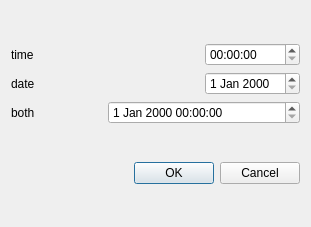
<?xml version="1.0" encoding="UTF-8"?>
<ui version="4.0">
 <class>Dialog</class>
 <widget class="QDialog" name="Dialog">
  <property name="geometry">
   <rect>
    <x>0</x>
    <y>0</y>
    <width>311</width>
    <height>227</height>
   </rect>
  </property>
  <property name="windowTitle">
   <string>Dialog</string>
  </property>
  <layout class="QVBoxLayout" name="verticalLayout">
   <item>
    <layout class="QGridLayout" name="gridLayout">
     <item row="0" column="0" colspan="2">
      <widget class="QLabel" name="label">
       <property name="text">
        <string>time</string>
       </property>
      </widget>
     </item>
     <item row="0" column="2">
      <widget class="QTimeEdit" name="timeEdit"/>
     </item>
     <item row="1" column="0" colspan="2">
      <widget class="QLabel" name="label_2">
       <property name="text">
        <string>date</string>
       </property>
      </widget>
     </item>
     <item row="1" column="2">
      <widget class="QDateEdit" name="dateEdit"/>
     </item>
     <item row="2" column="0">
      <widget class="QLabel" name="label_3">
       <property name="text">
        <string>both</string>
       </property>
      </widget>
     </item>
     <item row="2" column="1" colspan="2">
      <widget class="QDateTimeEdit" name="dateTimeEdit"/>
     </item>
    </layout>
   </item>
   <item>
    <widget class="QDialogButtonBox" name="buttonBox">
     <property name="standardButtons">
      <set>QDialogButtonBox::Cancel|QDialogButtonBox::Ok</set>
     </property>
    </widget>
   </item>
  </layout>
 </widget>
 <resources/>
 <connections/>
</ui>
